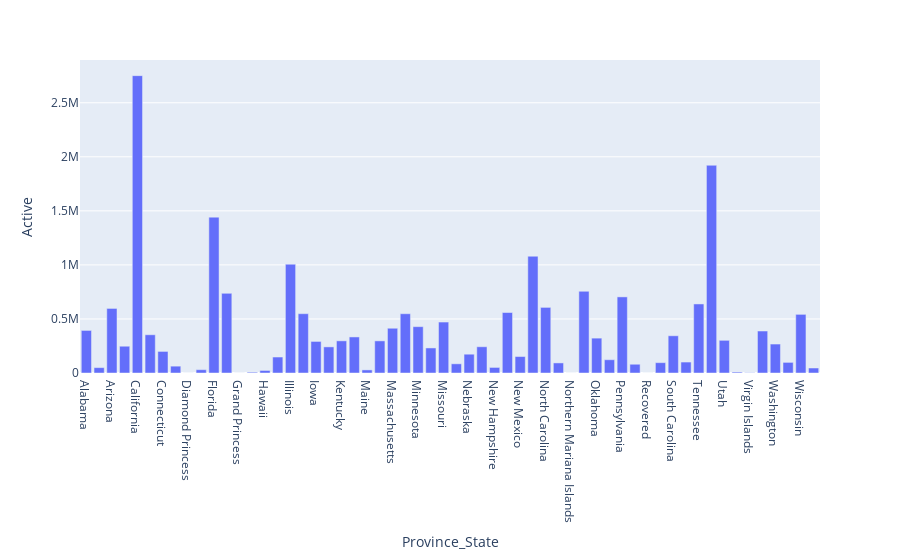

The notebook cell this image was saved under:
### Markdown cell above
### Plot Province/State Wise Active Cases in USA

### Code cell
a = covid_data.query('Country_Region == "US"').filter(['Province_State','Active']).groupby('Province_State')['Active'].sum().reset_index()
fig = px.bar(a, x='Province_State',y = 'Active')
fig.show()

### Figure 1 — Plotly figure (JSON) as saved in the notebook; plotly's stock layout.template omitted (floating-point values rounded to 4 significant figures)
{"data": [{"alignmentgroup": "True", "hovertemplate": "Province_State=%{x}<br>Active=%{y}<extra></extra>", "legendgroup": "", "marker": {"color": "#636efa", "pattern": {"shape": ""}}, "name": "", "offsetgroup": "", "orientation": "v", "showlegend": false, "textposition": "auto", "type": "bar", "x": ["Alabama", "Alaska", "Arizona", "Arkansas", "California", "Colorado", "Connecticut", "Delaware", "Diamond Princess", "District of Columbia", "Florida", "Georgia", "Grand Princess", "Guam", "Hawaii", "Idaho", "Illinois", "Indiana", "Iowa", "Kansas", "Kentucky", "Louisiana", "Maine", "Maryland", "Massachusetts", "Michigan", "Minnesota", "Mississippi", "Missouri", "Montana", "Nebraska", "Nevada", "New Hampshire", "New Jersey", "New Mexico", "New York", "North Carolina", "North Dakota", "Northern Mariana Islands", "Ohio", "Oklahoma", "Oregon", "Pennsylvania", "Puerto Rico", "Recovered", "Rhode Island", "South Carolina", "South Dakota", "Tennessee", "Texas", "Utah", "Vermont", "Virgin Islands", "Virginia", "Washington", "West Virginia", "Wisconsin", "Wyoming"], "xaxis": "x", "y": [393851, 49755, 597309, 247736, 2750669, 353757, 199670, 63347, 49, 30644, 1441893, 737395, 100, 7275, 23589, 147707, 1006442, 548634, 292044, 241572, 297521, 333598, 28587, 297162, 414061, 548408, 428682, 231722, 471444, 85048, 173883, 242859, 51509, 559396, 152222, 1080226, 606930, 93206, 123, 756078, 322539, 122873, 704110, 81014, 0, 95552, 344326, 101331, 638746, 1921602, 302333, 8634, 2119, 388334, 267897, 98208, 542567, 46230], "yaxis": "y"}], "layout": {"barmode": "relative", "legend": {"tracegroupgap": 0}, "margin": {"t": 60}, "xaxis": {"anchor": "y", "domain": [0, 1], "title": {"text": "Province_State"}}, "yaxis": {"anchor": "x", "domain": [0, 1], "title": {"text": "Active"}}}}
